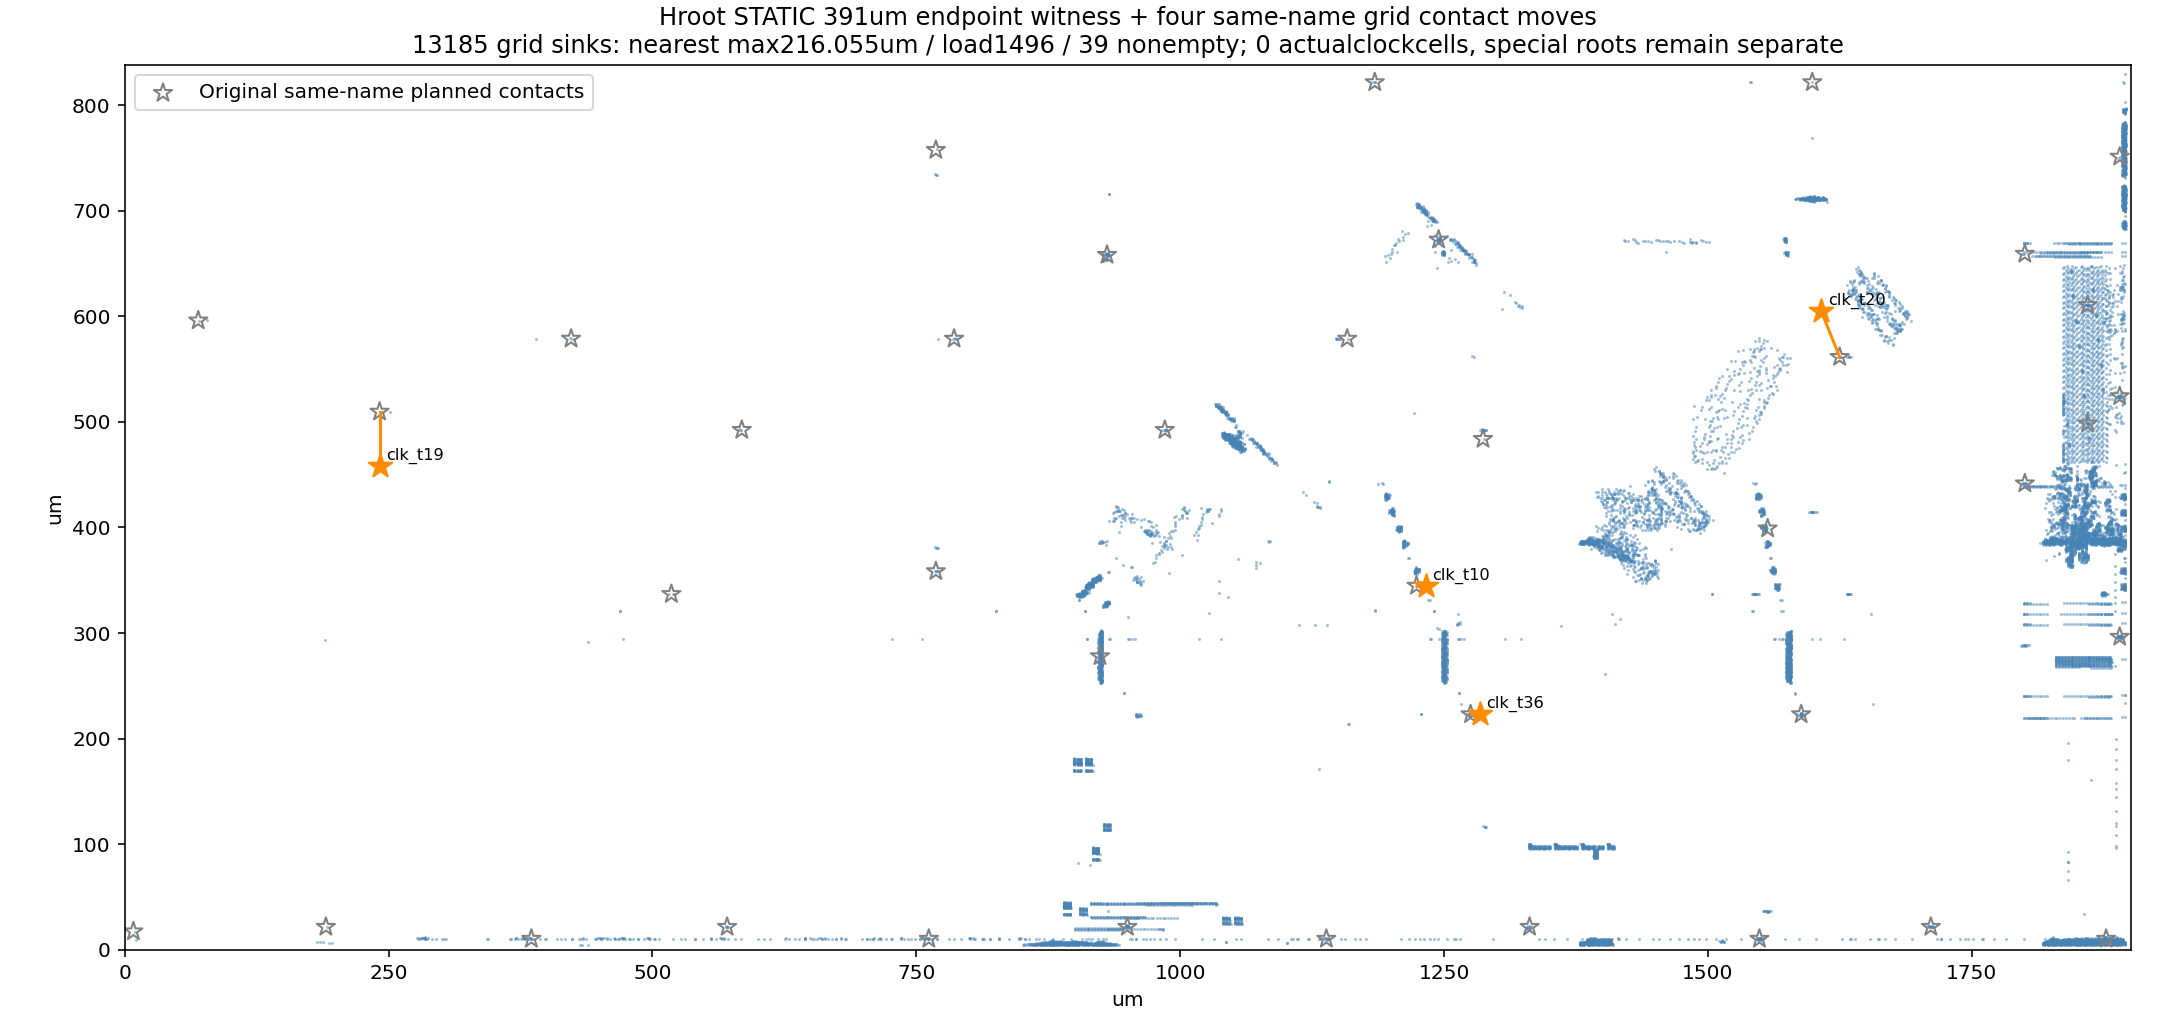

Here is the Python script that generated this plot:
from pathlib import Path
from collections import Counter
import sys,json,numpy as np
sys.path.insert(0,'/home/ubuntu/OpenTallas/tools/autopilot');import geom_rules as g
P=Path(__file__).parent;D=g.Design('/srv/opentallas-scratch/claude/codex-hroot-ff-place-2338/geom.tsv');byname={c[6]:k for k,c in D.cells.items()}
for cid,c in list(D.cells.items()):
 cc=list(c)
 if 'u_cland_i_seq__g_fan_N__u_fan_kc/' in c[6]:cc[3]-=146.88;cc[5]-=146.88
 elif 'u_cland_i_fch_pc_Q_N_q/' in c[6] or 'u_cland_i_kvpc_Q_N_pc__fo/' in c[6]:cc[2]+=172.8;cc[4]+=172.8
 D.cells[cid]=tuple(cc)
for z in json.load(open(P/'current_graph_lp_margin391.json'))[0]['targets']:
 cid=byname[z['name']];c=list(D.cells[cid]);x,y=g.ctr(c);dx,dy=z['new'][0]-x,z['new'][1]-y;c[2]+=dx;c[4]+=dx;c[3]+=dy;c[5]+=dy;D.cells[cid]=tuple(c)
taps=[p for p in D.pins if g.GRID_TAP_RE.match(p['name'])and p['io']=='INPUT'];names=[t['name']for t in taps];base=np.array([[t['x'],t['y']]for t in taps]);xy=[];sn=[]
for c in D.cells.values():
 if c[0]!='S':continue
 cid=byname[c[6]];ns=[n for n,ck in D.cell_in.get(cid,[])if ck]
 if not ns:continue
 dr=D.nets[ns[0]][1]
 if dr and dr[0]=='p'and g.GRID_TAP_RE.match(D.pin_by_k[dr[1]]['name']):xy.append(g.ctr(c));sn.append(c[6])
xy=np.array(xy);index={n:i for i,n in enumerate(names)};out=[]
for dx20 in [0,-8.64,-17.28,-25.92,-34.56,-43.2,-51.84]:
 for dy20 in [34.56,43.2,51.84,60.48,69.12]:
  b=base.copy();b[index['clk_t19'],1]-=51.84;b[index['clk_t20']]+=np.array([dx20,dy20]);b[index['clk_t10'],0]+=8.64;b[index['clk_t36'],0]+=8.64
  a=np.abs(xy[:,None,:]-b[None,:,:]).sum(axis=2);near=a.argmin(axis=1);dist=a[np.arange(len(xy)),near];load=np.bincount(near,minlength=len(taps));bad=np.flatnonzero(dist>220)
  out.append(dict(offsets={'clk_t19':[0,-51.84],'clk_t20':[dx20,dy20],'clk_t10':[8.64,0],'clk_t36':[8.64,0]},max_um=float(dist.max()),over220=len(bad),maxload=int(load.max()),empty=int((load==0).sum()),loads=dict(zip(names,map(int,load))),worst=[dict(name=sn[k],xy=xy[k].tolist(),tap=names[near[k]],distance_um=float(dist[k]))for k in bad],contacts=[dict(name=n,old=base[index[n]].tolist(),new=b[index[n]].tolist())for n in ['clk_t19','clk_t20','clk_t10','clk_t36']]))
out.sort(key=lambda r:(r['over220']+max(0,r['maxload']-1500)+r['empty']*100,r['max_um'],sum(abs(v)for o in r['offsets'].values()for v in o)))
res=dict(scope='STATIC nearest plannedgrid contact sensitivity on current391FF endpoint witness; no native builtclock/PG/parent/source adoption',grid_sinks=len(xy),candidate_count=len(out),best=out[0],feasible_count=sum(not r['over220']and r['maxload']<=1500and not r['empty']for r in out),top5=out[:5]);(P/'clock_contact_search.json').write_text(json.dumps(res,indent=1)+'\n');print({k:v for k,v in res.items()if k not in['best','top5']});print({k:v for k,v in out[0].items()if k not in['loads','worst','contacts']})
import matplotlib;matplotlib.use('Agg')
import matplotlib.pyplot as plt
r=res['best'];fig,ax=plt.subplots(figsize=(15,7));ax.scatter(xy[:,0],xy[:,1],s=.25,color='steelblue',alpha=.5)
ax.scatter(base[:,0],base[:,1],marker='*',s=90,facecolor='none',edgecolor='grey',label='Original same-name planned contacts')
for z in r['contacts']:
 x,y=z['new'];ox,oy=z['old'];ax.plot([ox,x],[oy,y],color='darkorange');ax.scatter([x],[y],marker='*',s=150,color='darkorange');ax.text(x+6,y+6,z['name'],fontsize=8)
ax.set(xlim=(0,1900.8),ylim=(0,838.08),aspect='equal',xlabel='um',ylabel='um',title='Hroot STATIC 391um endpoint witness + four same-name grid contact moves\n13185 grid sinks: nearest max216.055um / load1496 / 39 nonempty; 0 actualclockcells, special roots remain separate')
ax.legend(loc='upper left');fig.tight_layout();fig.savefig(P/'clock_contact_search.png',dpi=145)
